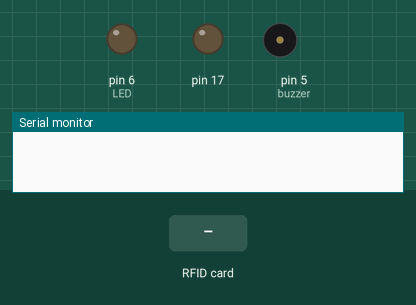
Bench run of a sketch on a simulated Arduino Leonardo, built with avr-gcc and run on an emulated ATmega32U4. On the bench: output pins drawn as LEDs (lit = HIGH), buzzer (waves = sounding), the last lines printed to the serial monitor. The inputs (shaded band) are chosen by the test bench. The local clock reads 2024-03-15 10:24:30 at power-on unless the sketch sets it; storage starts empty.

Above: at 0.01 s.
At 1.2 s:
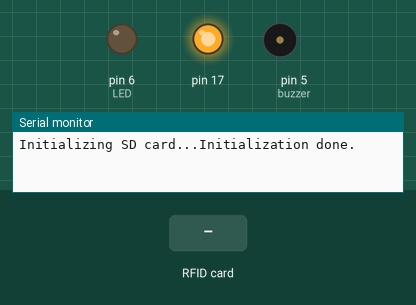
1.3 s: RFID card 5E 7A 19 C4 held to the reader
At 2.3 s:
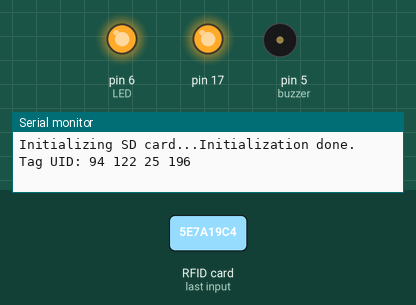
Timing chart, 0 to 4.3 s (numbered marks = the images above; inputs shaded):
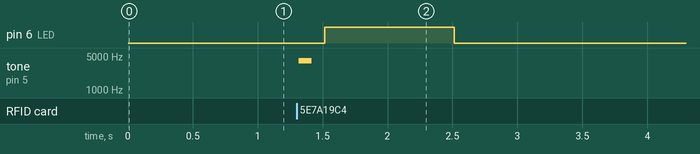

The sketch:

rejestrator_czasu_pracy.ino
```cpp
// Biblioteki do obsługi poszczególnych modułów
#include <MFRC522.h>  // Biblioteka dla RFID
#include <SPI.h>      // Biblioteka dla RFID i kart SD
#include <SD.h>       // Karty SD
#include <RTClib.h>   // Zegar

// Definicja pinów dla RFID
#define CS_RFID 10
#define RST_RFID 9

// Definicja pinu dla karty SD
#define CS_SD 4

// Utworzenie pliku do zapisywania odczytanych danych
File myFile;

// Instancja klasy dla RFID
MFRC522 rfid(CS_RFID, RST_RFID);

// Zmienna do przechowywania identyfikatora odczytanego z karty
String uidString;

// Instancja klasy dla RTC
RTC_DS1307 rtc;

// Zmienne do przechowywania czasu, kiedy użytkownik się zalogował
int userCheckInHour;
int userCheckInMinute;

// Piny dla diody LED i brzęczyka
const int LED = 6;
const int buzzer = 5;

void setup() {
  // Ustawienie brzęczyka i diody jako output
  pinMode(LED, OUTPUT);
  pinMode(buzzer, OUTPUT);

  // Inicjalizacja portu szeregowego
  Serial.begin(9600);
  while (!Serial);  // Dla modeli Leonardo/Micro/Zero

  // Inicjalizacja magistrali SPI
  SPI.begin();

  // Inicjalizacja MFRC522
  rfid.PCD_Init();

  // Inicjalizacja karty SD
  Serial.print("Initializing SD card...");
  if (!SD.begin(CS_SD)) {
    Serial.println("Initialization failed!");
    return;
  }
  Serial.println("Initialization done.");

  // Inicjalizacja modułu RTC
  if (!rtc.begin()) {
    Serial.println("Couldn't find RTC");
    while (1);
  } else {
    // Ustawienie czasu RTC na datę i czas kompilacji skryptu
    rtc.adjust(DateTime(F(__DATE__), F(__TIME__)));
  }

  if (!rtc.isrunning()) {
    Serial.println("RTC is NOT running!");
  }
}

void loop() {
  // Sprawdzanie, czy została przyłożona nowa karta
  if (rfid.PICC_IsNewCardPresent()) {
    readRFID();
    logCard();
  }
  delay(10);
}

void readRFID() {
  rfid.PICC_ReadCardSerial();
  Serial.print("Tag UID: ");
  uidString = String(rfid.uid.uidByte[0]) + " " + String(rfid.uid.uidByte[1]) + " " +
               String(rfid.uid.uidByte[2]) + " " + String(rfid.uid.uidByte[3]);
  Serial.println(uidString);

  // Brzęczenie głośnika, jeśli została przyłożona karta
  tone(buzzer, 4000);
  delay(100);
  noTone(buzzer);
  delay(100);
  digitalWrite(6, HIGH);
  delay(1000);
  digitalWrite(6, LOW);
}

void logCard() {
  // Włączenie pinu wyboru karty SD
  digitalWrite(CS_SD, LOW);

  // Otwarcie pliku
  myFile = SD.open("DATA.txt", FILE_WRITE);

  // Zapis do pliku
  if (myFile) {
    Serial.println("File opened ok");
    myFile.print(uidString);
    myFile.print(", ");

    // Zapisanie czasu odczytu karty na karcie SD
    DateTime now = rtc.now();
    myFile.print(now.year(), DEC);
    myFile.print('/');
    myFile.print(now.month(), DEC);
    myFile.print('/');
    myFile.print(now.day(), DEC);
    myFile.print(',');
    myFile.print(now.hour(), DEC);
    myFile.print(':');
    myFile.println(now.minute(), DEC);

    // Wypisanie czasu na magistrali serial
    Serial.print(now.year(), DEC);
    Serial.print('/');
    Serial.print(now.month(), DEC);
    Serial.print('/');
    Serial.print(now.day(), DEC);
    Serial.print(' ');
    Serial.print(now.hour(), DEC);
    Serial.print(':');
    Serial.println(now.minute(), DEC);
    Serial.println("Successfully written on SD card");
    myFile.close();

    // Zapisanie o której godzinie została zarejestrowana karta
    userCheckInHour = now.hour();
    userCheckInMinute = now.minute();
  } else {
    Serial.println("Error opening DATA.txt");
  }

  // Wyłączenie karty SD po zapisaniu danych
  digitalWrite(CS_SD, HIGH);
}
```

Measured:
- after the input at 1.3 s, pin 6 (LED): LOW → HIGH after 0.22 s, → LOW 1.0 s later; tone on pin 5 (buzzer): silent → 4000 Hz at once, → silent 0.10 s later
